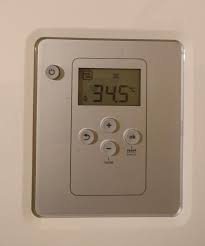
#> input picture pyimage_steps/step5/reconizing_digits/images.jpg, 205 x 246 px, found by its file name
$ python recognize_digits.py
#> lines starting #> are read from the running program, lines starting #| are printed output that depends on the picture; after the words box and inside, x2 and y2 are one past the last pixel; in counts of white or black regions, pixels touching at a corner belong together
from imutils.perspective import four_point_transform
from imutils import contours
import imutils
import cv2
# tanımlayabilmemiz için basamak bölümleri sözlüğünü tanımlayın
# her basamak
DIGITS_LOOKUP = {
	(1, 1, 1, 0, 1, 1, 1): 0,
	(0, 0, 1, 0, 0, 1, 0): 1,
	(1, 0, 1, 1, 1, 1, 0): 2,
	(1, 0, 1, 1, 0, 1, 1): 3,
	(0, 1, 1, 1, 0, 1, 0): 4,
	(1, 1, 0, 1, 0, 1, 1): 5,
	(1, 1, 0, 1, 1, 1, 1): 6,
	(1, 0, 1, 0, 0, 1, 0): 7,
	(1, 1, 1, 1, 1, 1, 1): 8,
	(1, 1, 1, 1, 0, 1, 1): 9
}

image = cv2.imread("C:\\Users\\Hazal\\OneDrive\\Masaüstü\\openCV_pyimage\\step5\\reconizing_digits\\images.jpg")
#> image is the input picture: shape (246, 205, 3); mean B, G, R 129.6, 147.3, 166.9
# görüntüyü yeniden boyutlandırarak, dönüştürerek önceden işleyin
# gri tonlama, bulanıklaştırma ve bir kenar haritası hesaplama
image = imutils.resize(image, height=500)
#> image: shape (500, 416, 3)
gray = cv2.cvtColor(image, cv2.COLOR_BGR2GRAY)
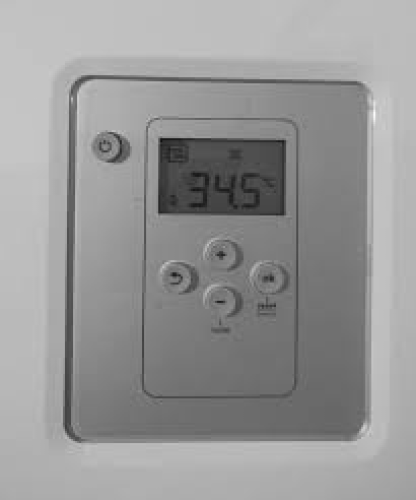
#> gray: shape (500, 416); min 16, max 251, mean 151.1
blurred = cv2.GaussianBlur(gray, (5, 5), 0)
edged = cv2.Canny(blurred, 50, 200, 255)
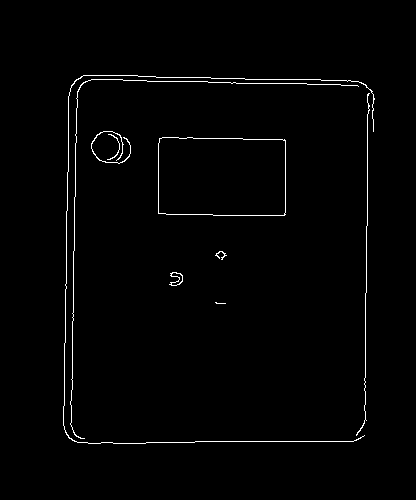
#> edged: shape (500, 416); 1.3% white in thin lines or dots, all inside (x1, y1, x2, y2) = (63, 75, 375, 444)
# kenar haritasında konturları bulun, ardından bunları özelliklerine göre sıralayın
# azalan sırada boyut
cnts = cv2.findContours(edged.copy(), cv2.RETR_EXTERNAL,
	cv2.CHAIN_APPROX_SIMPLE)
#> cnts = 9 contours, 5 with area under 20; largest, box (x1, y1, x2, y2) and area: (158, 137, 286, 216) 9690, (169, 272, 183, 286) 88, (91, 131, 131, 164) 36, (63, 75, 375, 444) 28
cnts = imutils.grab_contours(cnts)
cnts = sorted(cnts, key=cv2.contourArea, reverse=True)
displayCnt = None
# konturlar üzerinde döngü
for c in cnts:
	# kontura yaklaş
	peri = cv2.arcLength(c, True)
	approx = cv2.approxPolyDP(c, 0.02 * peri, True)
	# konturun dört köşesi varsa, o zaman bul
	if len(approx) == 4:
		displayCnt = approx
		break
#> this loop made 1 pass
#> (peri, displayCnt) on pass 1: (407.8, [[159, 138], [158, 213], [285, 214], [284, 139]])
# termostat görüntüsünü çıkarın, bir perspektif dönüşümü uygulayın
warped = four_point_transform(gray, displayCnt.reshape(4, 2))
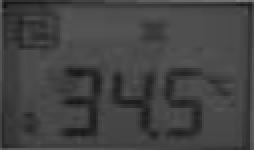
#> warped: shape (75, 127) (shown 2 times larger); min 17, max 127, mean 66.9
output = four_point_transform(image, displayCnt.reshape(4, 2))
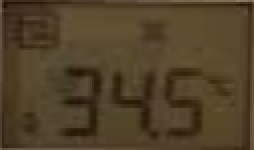
#> output: shape (75, 127, 3) (shown 2 times larger); mean B, G, R 40.5, 65.1, 80.6

# çarpık görüntüyü eşikleyin, ardından bir dizi morfolojik uygulayın
#Eşiklenmiş görüntüyü temizlemek için işlem
thresh = cv2.threshold(warped, 0, 255,
	cv2.THRESH_BINARY_INV | cv2.THRESH_OTSU)[1]
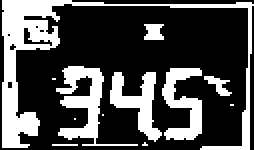
#> thresh: shape (75, 127) (shown 2 times larger); 30% white; 12 white regions (6 under 20 px), largest, box (x1, y1, x2, y2) and area: (1, 0, 127, 75) 1443, (28, 33, 69, 73) 500, (81, 34, 101, 70) 381, (55, 36, 81, 71) 381, (72, 12, 82, 20) 65, (102, 38, 116, 48) 62
kernel = cv2.getStructuringElement(cv2.MORPH_ELLIPSE, (1, 5))
thresh = cv2.morphologyEx(thresh, cv2.MORPH_OPEN, kernel)
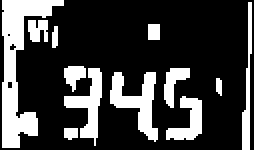
#> thresh: shape (75, 127) (shown 2 times larger); 24.7% white; 12 white regions

# eşikli görüntüde konturları bulun, ardından
cnts = cv2.findContours(thresh.copy(), cv2.RETR_EXTERNAL,
	cv2.CHAIN_APPROX_SIMPLE)
#> cnts = 12 contours, 2 with area under 20; largest, box (x1, y1, x2, y2) and area: (1, 0, 32, 74) 754, (55, 36, 79, 71) 308, (32, 34, 51, 73) 236, (83, 48, 101, 70) 169, (121, 1, 126, 75) 104
cnts = imutils.grab_contours(cnts)
digitCnts = []
# rakam alanı adayları üzerinde döngü
for c in cnts:
	# konturun sınırlayıcı kutusunu hesapla
	(x, y, w, h) = cv2.boundingRect(c)
	# kontur yeterince büyük bir rakam olmalıdır
	if w >= 15 and (h >= 30 and h <= 40):
		digitCnts.append(c)
#> this loop made 12 passes
#> (x, y, w, h) on passes 1, 2, 3, 4, 5, 6, 7, 8, 10, 11, 12: (32, 64, 7, 6), (83, 48, 18, 22), (108, 39, 3, 9), (55, 36, 24, 35), (82, 34, 13, 20), (32, 34, 19, 39), (32, 33, 11, 13), (26, 13, 3, 11), (14, 10, 10, 11), (121, 1, 5, 74), (1, 0, 31, 74)
#> (c, x, y, w, h) on pass 9: ([[74, 12], [74, 19], [79, 19], [79, 12]], 74, 12, 6, 8)
#> after the loop, digitCnts = 2 contours; box (x1, y1, x2, y2) and area: (55, 36, 79, 71) 308, (32, 34, 51, 73) 236
# konturları soldan sağa sırala
digitCnts = contours.sort_contours(digitCnts,
	method="left-to-right")[0]
digits = []

# basamakların her biri üzerinde döngü
for c in digitCnts:
	# ROI rakamını çıkarın
	(x, y, w, h) = cv2.boundingRect(c)
	roi = thresh[y:y + h, x:x + w]
	# 7 parçanın her birinin genişliğini ve yüksekliğini hesapla
	(roiH, roiW) = roi.shape
	(dW, dH) = (int(roiW * 0.25), int(roiH * 0.15))
	dHC = int(roiH * 0.05)
	# 7 segment kümesini tanımla
	segments = [
		((0, 0), (w, dH)),	#top
		((0, 0), (dW, h // 2)),	# top-left
		((w - dW, 0), (w, h // 2)),	# top-right
		((0, (h // 2) - dHC) , (w, (h // 2) + dHC)), # center
		((0, h // 2), (dW, h)),	# bottom-left
		((w - dW, h // 2), (w, h)),	# bottom-right
		((0, h - dH), (w, h))	# bottom
	]
	on = [0] * len(segments)
    # segmentler üzerinde döngü
	for (i, ((xA, yA), (xB, yB))) in enumerate(segments):
    # eşikli piksel ve ardından hesaplama
		segROI = roi[yA:yB, xA:xB]
		total = cv2.countNonZero(segROI)
		area = (xB - xA) * (yB - yA)
		# sıfır olmayan piksellerin toplam sayısı şundan büyükse
        # Alanın %50'si, segmenti "açık" olarak işaretleyin
		if total / float(area) > 0.5:
			on[i]= 1
	# basamağı ara ve resmin üzerine çiz
#> (the run stopped early here; a loop or call above may not have finished)
